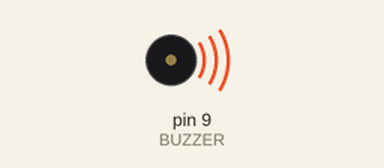
The sketch below on a simulated Arduino Uno, built with avr-gcc and run on an emulated ATmega328P. Shown: buzzer (waves = sounding).

Above: at 0.15 s.
At 4.6 s:
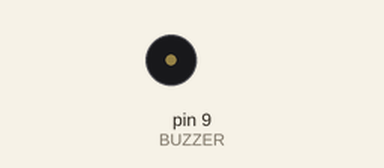
Timing chart, 0 to 6.9 s (numbered marks = the images above):
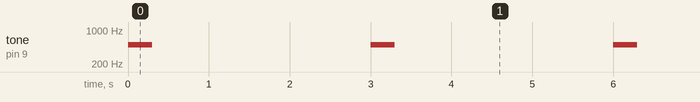

The sketch:

buzzer.ino
```cpp
const int BUZZER = 9;

void setup() {
  // put your setup code here, to run once:
  pinMode(BUZZER, OUTPUT);
}


// Buzzer function
void BuzzerOn(int frequency, int timer, int num) {  // Audio alarm for all functions
  for (int i = num; i > 0; i--) {
    tone(BUZZER, frequency);
    delay(timer);
    noTone(BUZZER);
    delay(timer);
    Serial.println("Buzzer function");

  }
}

void loop() {
  // put your main code here, to run repeatedly:
  //BuzzerOn(500, 1, 1);
  tone(BUZZER, 500, 300);
  delay(3000);
}
```

Measured:
- by itself, tone on pin 9 (BUZZER): alternates 500 Hz for 0.30 s and silent for 2.7 s
